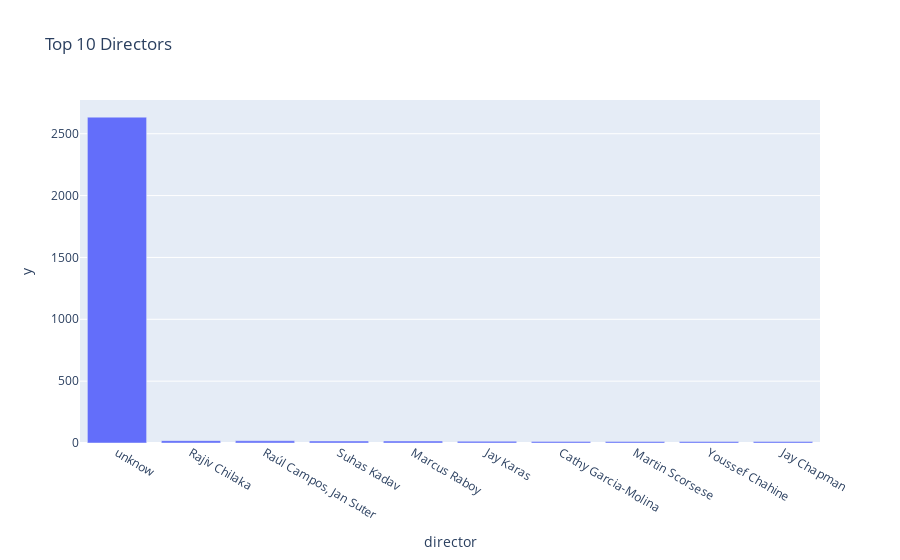

Notebook source saved alongside this figure:
### Code cell
top_directors = df['director'].value_counts().head(10)
fig = px.bar(top_directors, x=top_directors.index, y=top_directors.values, title="Top 10 Directors")
fig.show()

### Figure 1 — Plotly figure (JSON) as saved in the notebook; plotly's stock layout.template omitted (floating-point values rounded to 4 significant figures)
{"data": [{"alignmentgroup": "True", "hovertemplate": "director=%{x}<br>y=%{y}<extra></extra>", "legendgroup": "", "marker": {"color": "#636efa", "pattern": {"shape": ""}}, "name": "", "offsetgroup": "", "orientation": "v", "showlegend": false, "textposition": "auto", "type": "bar", "x": ["unknow", "Rajiv Chilaka", "Raúl Campos, Jan Suter", "Suhas Kadav", "Marcus Raboy", "Jay Karas", "Cathy Garcia-Molina", "Martin Scorsese", "Youssef Chahine", "Jay Chapman"], "xaxis": "x", "y": [2634, 19, 18, 16, 16, 14, 13, 12, 12, 12], "yaxis": "y"}], "layout": {"barmode": "relative", "legend": {"tracegroupgap": 0}, "title": {"text": "Top 10 Directors"}, "xaxis": {"anchor": "y", "domain": [0, 1], "title": {"text": "director"}}, "yaxis": {"anchor": "x", "domain": [0, 1], "title": {"text": "y"}}}}
